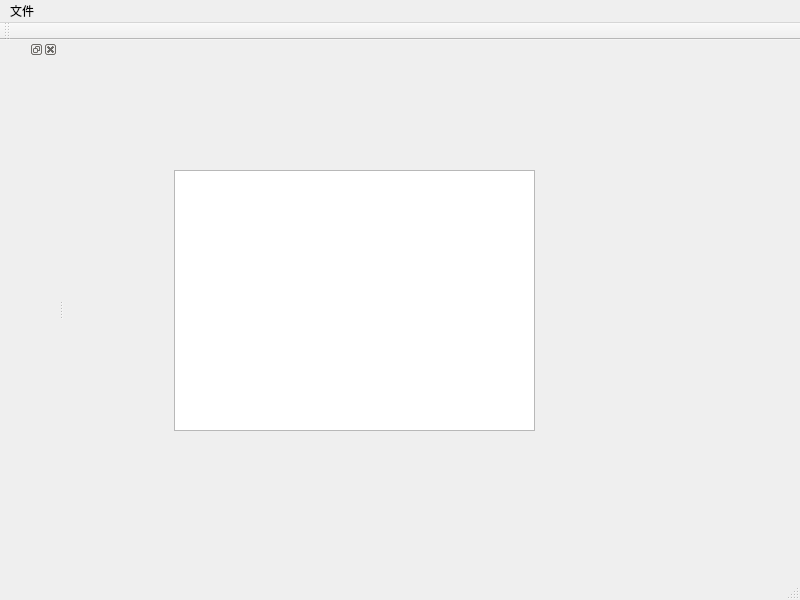
<?xml version="1.0" encoding="UTF-8"?>
<ui version="4.0">
 <class>MainWindow</class>
 <widget class="QMainWindow" name="MainWindow">
  <property name="geometry">
   <rect>
    <x>0</x>
    <y>0</y>
    <width>800</width>
    <height>600</height>
   </rect>
  </property>
  <property name="windowTitle">
   <string>MainWindow</string>
  </property>
  <widget class="QWidget" name="centralwidget">
   <widget class="QTextEdit" name="textEdit">
    <property name="geometry">
     <rect>
      <x>110</x>
      <y>130</y>
      <width>361</width>
      <height>261</height>
     </rect>
    </property>
   </widget>
  </widget>
  <widget class="QMenuBar" name="menubar">
   <property name="geometry">
    <rect>
     <x>0</x>
     <y>0</y>
     <width>800</width>
     <height>25</height>
    </rect>
   </property>
   <widget class="QMenu" name="menu">
    <property name="title">
     <string>文件</string>
    </property>
    <addaction name="separator"/>
    <addaction name="actionaaa"/>
    <addaction name="separator"/>
    <addaction name="actionbbb"/>
   </widget>
   <addaction name="menu"/>
  </widget>
  <widget class="QStatusBar" name="statusbar"/>
  <widget class="QDockWidget" name="dockWidget">
   <attribute name="dockWidgetArea">
    <number>1</number>
   </attribute>
   <widget class="QWidget" name="dockWidgetContents"/>
  </widget>
  <widget class="QToolBar" name="toolBar">
   <property name="windowTitle">
    <string>toolBar</string>
   </property>
   <attribute name="toolBarArea">
    <enum>TopToolBarArea</enum>
   </attribute>
   <attribute name="toolBarBreak">
    <bool>false</bool>
   </attribute>
  </widget>
  <action name="actionaaa">
   <property name="text">
    <string>新建</string>
   </property>
  </action>
  <action name="actionbbb">
   <property name="text">
    <string>打开</string>
   </property>
  </action>
 </widget>
 <resources/>
 <connections/>
</ui>
